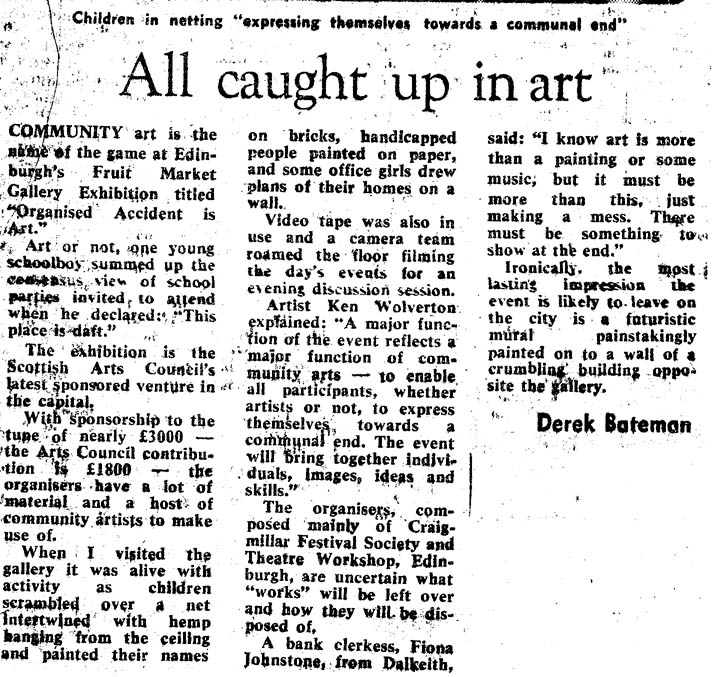
#> input picture sample-text.jpg, 717 x 677 px, found by its file name
$ jupyter execute IMAGE_NOICE_REMOVAL_USING_MORPHOLOGICAL_TECHNIQUES.ipynb
#> lines starting #> are read from the running program, lines starting #| are printed output that depends on the picture; after the words box and inside, x2 and y2 are one past the last pixel; in counts of white or black regions, pixels touching at a corner belong together
# Apply morphological and image transformation techniques on the attached image to remove noises, adjust etc.
# Share the step by step process/technique you followed for achieving this by doing it in a Notebook.
# Also share your ideas/approach for doing OCR to extract texts from these kind of images.
# You have to mention the approach and the reason for taking the same.

There are various methods to remove a noice from images some of the techniques are median filtering,
EDE method(edgedetection,dilation,erosion)adaptive filtering etc
but this are the some basic techniques which have only avg accuracy for the output,
if we create a model with autoencorder neural network we will get better accuracy. but it require better dataset and time for completing.

Here I use some morphological techniques to remove the noise.

steps:
1)convert image to grayscale and apply otsus threshhold.
actualy the threshholding is used for converting an image into binary image,so most frequently this used to select
areas of interest of an image.

2)perform morphological transforms for smoothening image

3)find contours and filter using contour area.

4)invert image.

[cell 1]
#importing necceseery pakages
import cv2
import numpy as np

#image reading
image = cv2.imread('/home/sreerag-a/Downloads/sample-text.jpg')
#> image is the input picture: shape (677, 717, 3); min 0, max 255, mean 212.6

#converting our image into grey image
gray = cv2.cvtColor(image,cv2.COLOR_BGR2GRAY)

#threshhold is used for converting our image into binary
# If pixel intensity is greater than the set threshold, value set to 255, else set to 0 (black).
thresh = cv2.threshold(gray, 0, 255, cv2.THRESH_BINARY_INV + cv2.THRESH_OTSU)[1]
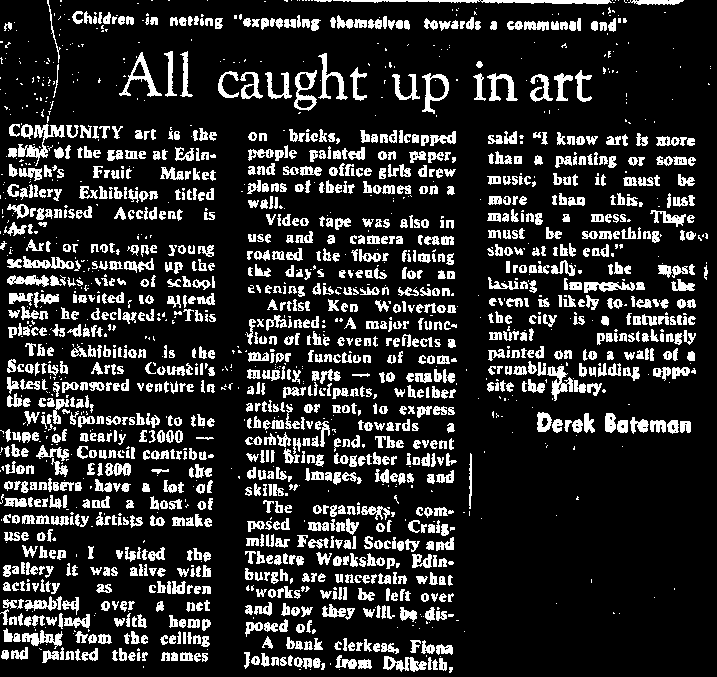
#> thresh: shape (677, 717); 17.4% white; 1910 white regions (651 under 20 px)

# So for this purpose, OpenCV has a function, cv2. getStructuringElement().
#we just pass the shape and size of the kernel, we get the desired kernel
kernel = cv2.getStructuringElement(cv2.MORPH_ELLIPSE, (1,1))

#Opening is just another name of erosion followed by dilation. It is useful in removing noise, as we explained above.
#Here we use the function, cv2.morphologyEx()
opening = cv2.morphologyEx(thresh, cv2.MORPH_OPEN, kernel, iterations=1)

#finding contours is like finding white object from black background. So remember,
#object to be found should be white and background should be black
cnts = cv2.findContours(opening, cv2.RETR_EXTERNAL, cv2.CHAIN_APPROX_SIMPLE)
#> cnts = 1909 contours, 776 with area under 20; largest, box (x1, y1, x2, y2) and area: (422, 73, 449, 114) 581, (294, 70, 317, 111) 548, (119, 52, 162, 97) 471, (333, 0, 612, 5) 442, (18, 124, 65, 166) 430

cnts = cnts[0] if len(cnts) == 2 else cnts[1]

for c in cnts:
    area = cv2.contourArea(c)
    if area < 10:
        cv2.drawContours(opening, [c], -1, (0,0,0), -1)
#> this loop made 1909 passes
#> area on passes 8 to 10: 28.5, 92, 62.5
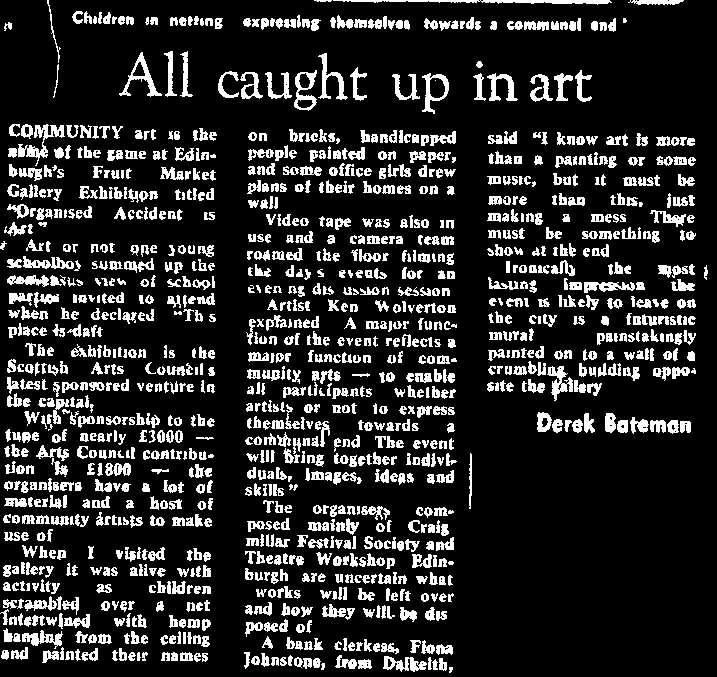
#> opening: shape (677, 717); 16.9% white; 1273 white regions (14 under 20 px), largest, box (x1, y1, x2, y2) and area: (333, 0, 612, 5) 721, (18, 124, 65, 166) 563, (119, 52, 162, 97) 453

result = 255 - opening
# cv2.imshow('thresh', thresh)
# cv2.imshow('opening', opening)
# cv2.imshow('result', result)
cv2.waitKey()
cv2.destroyAllWindows()

[cell 2]
import matplotlib.pyplot as plt
plt.imshow(thresh)
plt.show()

[cell 3]
plt.imshow(opening)
plt.show()

[cell 4]
plt.imshow(result)
plt.show()

[cell 5]
cv2.imwrite('/home/sreerag-a/Downloads/noice_removed_out.jpg',result)
#> Out = True
